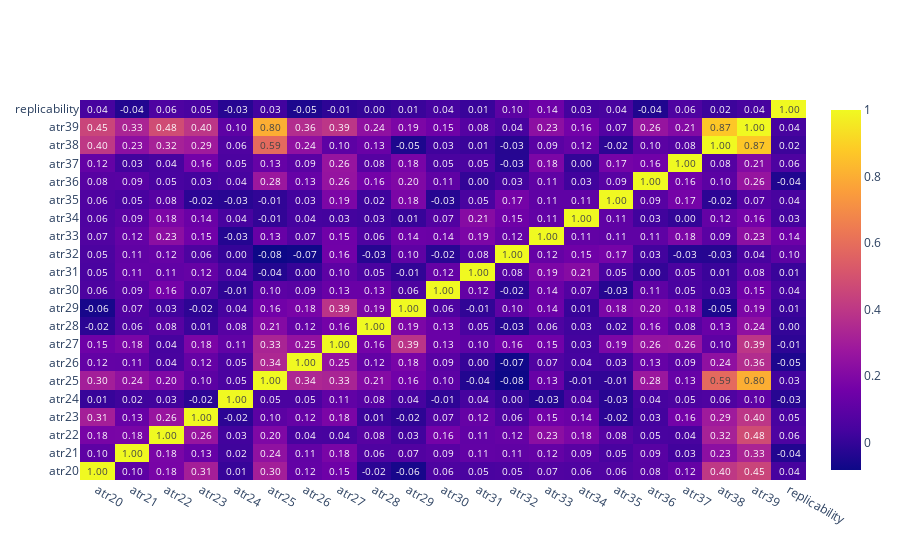

Notebook code for this chart:
### Code cell
dataframe = regular_sentences.join([y])
correlation_matrix(dataframe)

### Figure 1 — Plotly figure (JSON) as saved in the notebook; plotly's stock layout.template omitted (floating-point values rounded to 4 significant figures; data arrays with more than 128 entries replaced by an {"elided": "..."} marker saying what was removed)
{"data": [{"text": {"elided": "21x21 float values"}, "texttemplate": "%{text:.2f}", "type": "heatmap", "x": ["atr20", "atr21", "atr22", "atr23", "atr24", "atr25", "atr26", "atr27", "atr28", "atr29", "atr30", "atr31", "atr32", "atr33", "atr34", "atr35", "atr36", "atr37", "atr38", "atr39", "replicability"], "y": ["atr20", "atr21", "atr22", "atr23", "atr24", "atr25", "atr26", "atr27", "atr28", "atr29", "atr30", "atr31", "atr32", "atr33", "atr34", "atr35", "atr36", "atr37", "atr38", "atr39", "replicability"], "z": {"elided": "21x21 float values"}}], "layout": {}}
